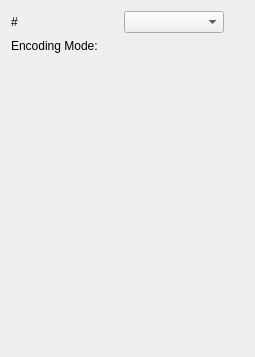
     <widget class="QWidget" name="tab_compression">
      <attribute name="title">
       <string>Compression</string>
      </attribute>
      <layout class="QGridLayout">
       <item row="0" column="1">
        <spacer name="Spacer95_3_2_3">
         <property name="orientation">
          <enum>Qt::Vertical</enum>
         </property>
         <property name="sizeType">
          <enum>QSizePolicy::Fixed</enum>
         </property>
         <property name="sizeHint" stdset="0">
          <size>
           <width>20</width>
           <height>20</height>
          </size>
         </property>
        </spacer>
       </item>
       <item row="0" column="0">
        <widget class="QLabel" name="lblCompression">
         <property name="text">
          <string>#</string>
         </property>
         <property name="wordWrap">
          <bool>false</bool>
         </property>
        </widget>
       </item>
       <item row="0" column="2">
        <layout class="QHBoxLayout">
         <property name="spacing">
          <number>10</number>
         </property>
         <property name="margin">
          <number>0</number>
         </property>
         <item>
          <widget class="KComboBox" name="cbCompression">
           <property name="minimumSize">
            <size>
             <width>100</width>
             <height>0</height>
            </size>
           </property>
           <property name="duplicatesEnabled">
            <bool>false</bool>
           </property>
          </widget>
         </item>
         <item>
          <spacer name="Spacer98_2_2_2_2">
           <property name="orientation">
            <enum>Qt::Vertical</enum>
           </property>
           <property name="sizeType">
            <enum>QSizePolicy::Expanding</enum>
           </property>
           <property name="sizeHint" stdset="0">
            <size>
             <width>20</width>
             <height>0</height>
            </size>
           </property>
          </spacer>
         </item>
        </layout>
       </item>
       <item row="1" column="1">
        <spacer name="Spacer95_3_2_3_2">
         <property name="orientation">
          <enum>Qt::Vertical</enum>
         </property>
         <property name="sizeType">
          <enum>QSizePolicy::Fixed</enum>
         </property>
         <property name="sizeHint" stdset="0">
          <size>
           <width>20</width>
           <height>20</height>
          </size>
         </property>
        </spacer>
       </item>
       <item row="1" column="0">
        <widget class="QLabel" name="lblCompression_2">
         <property name="text">
          <string>Encoding Mode:</string>
         </property>
         <property name="alignment">
          <set>Qt::AlignTop</set>
         </property>
         <property name="wordWrap">
          <bool>false</bool>
         </property>
        </widget>
       </item>
       <item row="2" column="2">
        <spacer name="Spacer38_2_2">
         <property name="orientation">
          <enum>Qt::Vertical</enum>
         </property>
         <property name="sizeType">
          <enum>QSizePolicy::Expanding</enum>
         </property>
         <property name="sizeHint" stdset="0">
          <size>
           <width>16</width>
           <height>147</height>
          </size>
         </property>
        </spacer>
       </item>
       <item row="1" column="2">
        <widget class="Kwave::CompressionWidget" name="compressionWidget" native="true">
         <property name="minimumSize">
          <size>
           <width>0</width>
           <height>160</height>
          </size>
         </property>
        </widget>
       </item>
      </layout>
     </widget>
